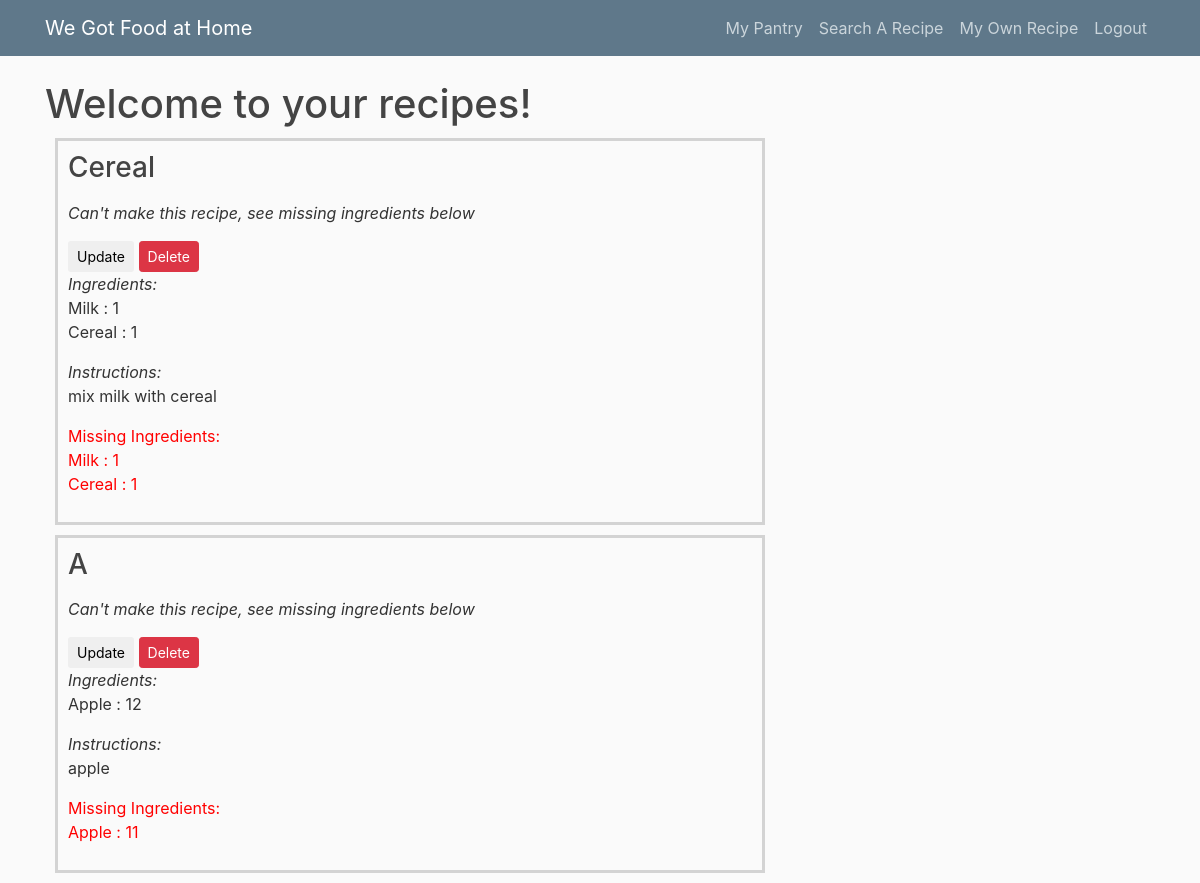
Screenshot of /search_recipe (signed in) with the database file from the repository.
### wdwh/models.py (models this page shows, shortened)
class Recipe(db.Model):
    id = db.Column(db.Integer, primary_key=True)
    name = db.Column(db.String(120), nullable=False)
    instructions = db.Column(db.Text)
    ingredients = db.relationship('RecipeIngredient', backref='recipe', lazy=True)
    user_id = db.Column(db.Integer, db.ForeignKey('user.id'))
    def canMake(self):
        return self.owner.canMakeRecipe(self)
    def missingIngredients(self):
        return self.owner.missingIngredients(self)

class Ingredient(db.Model):
    id = db.Column(db.Integer, primary_key=True)
    name = db.Column(db.String(100), nullable=False)
    qty = db.Column(db.Integer, nullable=False)

class PantryIngredient(Ingredient):
    user_id = db.Column(db.Integer, db.ForeignKey('user.id'))
    exp_date = db.Column(db.DateTime)

### wdwh/routes.py (the view)
@app.route("/search_recipe", methods=["GET", "POST"])
@login_required
def search_recipe():
    search_form = SearchRecipeForm()
    if search_form.validate_on_submit():
        recipe_name = search_form.query.data
    all_recipes = Recipe.query.filter_by(user_id=current_user.id).all()
    return render_template("search_recipe.html", title="Search Recipe",
                form=search_form, recipes=all_recipes, RecipeIngredient=RecipeIngredient)

### wdwh/models.py (called while the page is built)
@login_manager.user_loader
def load_user(user_id):
    return User.query.get(int(user_id))

    def getIngredientFromPantry(self, ingr_name):
        return PantryIngredient.query.filter_by(name=ingr_name,user_id=self.id).first()

    def canMakeRecipe(self, recipe):
        recipe_ingrs = RecipeIngredient.query.filter_by(recipe_id=recipe.id).all()
        maxMakes = 1e9
        for recipe_ingr in recipe_ingrs:
            pantry_ingr = self.getIngredientFromPantry(recipe_ingr.name)
            if not pantry_ingr:
                return 0
            if pantry_ingr.qty < recipe_ingr.qty:
                return 0
            else:
                maxMakes = min(maxMakes, pantry_ingr.qty//recipe_ingr.qty)
        return maxMakes

    def missingIngredients(self, recipe):
        missing_ingrs = []
        recipe_ingrs = RecipeIngredient.query.filter_by(recipe_id=recipe.id).all()
        for recipe_ingr in recipe_ingrs:
            pantry_ingr = self.getIngredientFromPantry(recipe_ingr.name)
            if not pantry_ingr:
                missing_ingrs.append((recipe_ingr.name, recipe_ingr.qty))
            elif pantry_ingr.qty < recipe_ingr.qty:
                missing_ingrs.append((recipe_ingr.name, recipe_ingr.qty - pantry_ingr.qty))
        return missing_ingrs

### wdwh/templates/search_recipe.html (shortened to what this page needs)
{% extends "layout.html" %}
{% block content %}
    <h1>Welcome to your recipes!</h1>
    {% if recipes %}
        {% for recipe in recipes%}
        <div style="border-style: solid; padding: 10px; margin: 10px; border-color: lightgray;">
            <h3>{{recipe.name}} </h3>
            <p>
                {% set num = recipe.canMake() %}
                {% if num > 0 %}
                    <i>Can make {{num}} of this recipe</i>
                {% else %}
                    <p><i>Can't make this recipe, see missing ingredients below</i></p>
                {% endif %}
            </p>
            <a href="{{ url_for('update_recipe',recipe_id=recipe.id) }}">
                <button class="btn btn-sm">Update</button></a>
            <a href="{{ url_for('delete_recipe',recipe_id=recipe.id) }}">
                <button class="btn btn-danger btn-sm">Delete</button></a>
            {% if RecipeIngredient.query.filter_by(recipe_id=recipe.id).all()%}
                <p><i>Ingredients:</i>
                {% for ingr in RecipeIngredient.query.filter_by(recipe_id=recipe.id).all() %}
                <br>{{ingr.name}} : {{ingr.qty}}
                {% endfor %}
                </p>
            {% else %}
                <p><i>No ingredients for this recipe were entered.</i></p>
            {% endif %}
            <p><i>Instructions:</i><br>
            {{recipe.instructions}}</p>
            {% if num == 0 %}
            <p style="color: red;">
                Missing Ingredients:
                {% for missing in recipe.missingIngredients() %}
                    <br>{{missing[0]}} : {{missing[1]}}
                {% endfor %}
            </p>
            {% endif %}
        </div>
        {% endfor %}
    {% else %}
        You currently have no recipes added. Try adding some!
    {% endif %}
{% endblock content %}

### wdwh/static/main.css (style rules this page uses)
body { background: #fafafa; color: #333333; margin-top: 5rem; }
h1, h2, h3, h4, h5, h6 { color: #444444; }

### rows the page displays
Recipe: name "Cereal", instructions "mix milk with cereal"
PantryIngredient: name "Milk", qty "1", missing "1"
PantryIngredient: name "Cereal", qty "1", missing "1"
Recipe: name "A", instructions "apple"
PantryIngredient: name "Apple", qty "12", missing "11"
